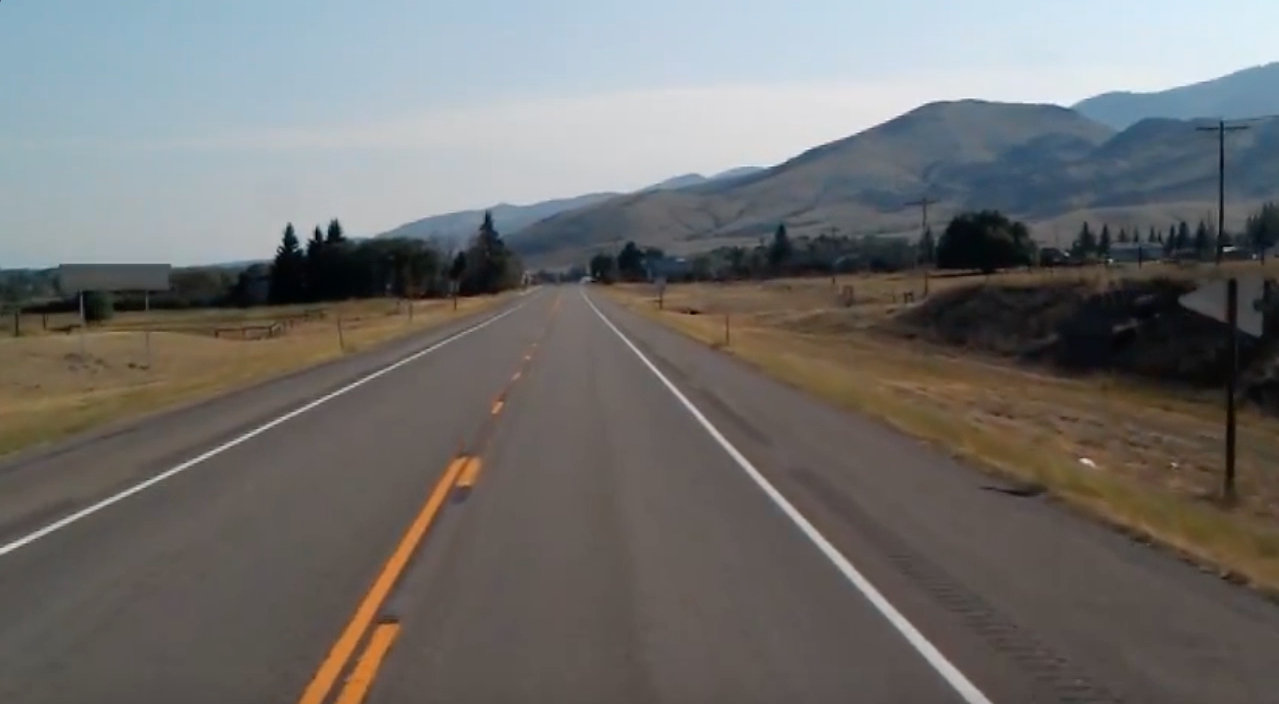
#> input picture lanes/test_image.jpg, 1279 x 704 px
$ python lanes4.py
#> lines starting #> are read from the running program, lines starting #| are printed output that depends on the picture
#> further down, image is the input picture: shape (704, 1279, 3); mean B, G, R 109.7, 111.3, 112.3
#-------------convert canny to a function and see image with matplotlib---------------#

import cv2
import numpy as np
import matplotlib.pyplot as plt #which also has imshow()

def to_canny(image):
	gray = cv2.cvtColor(image,cv2.COLOR_RGB2GRAY)
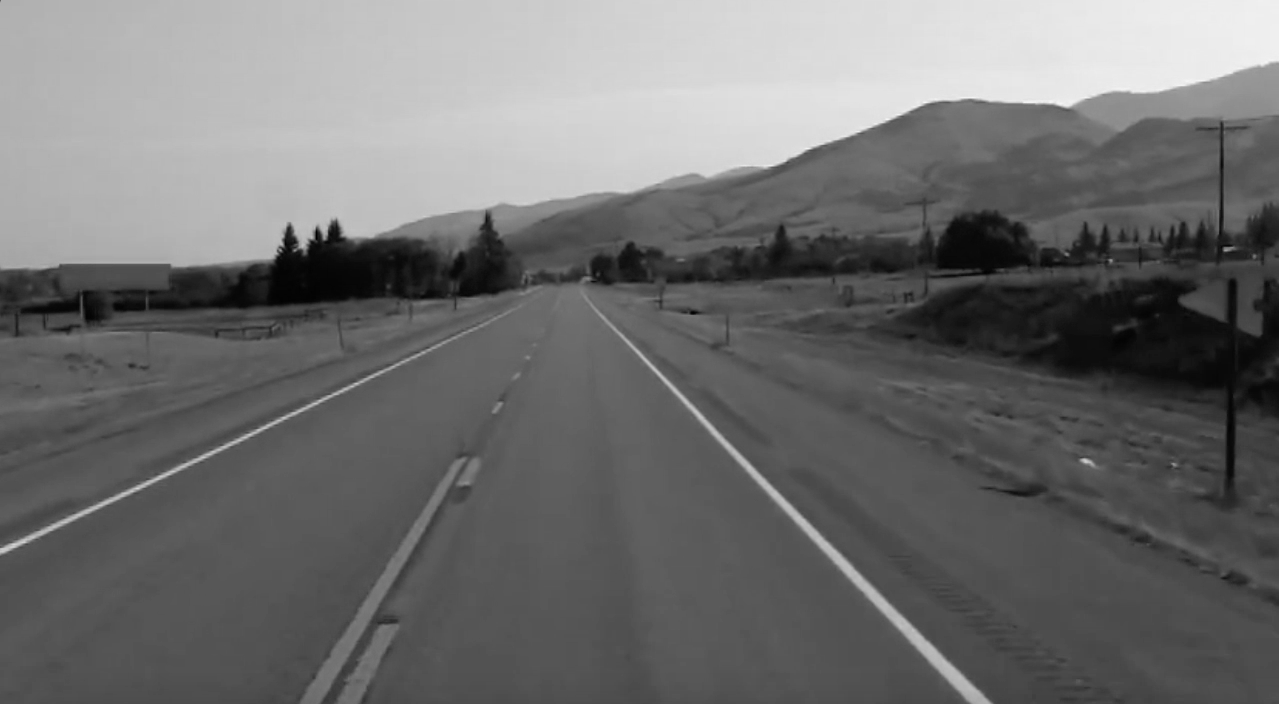
#> gray: shape (704, 1279); min 0, max 246, mean 110.9
	blur = cv2.GaussianBlur(gray,(5,5),0) #3rd Value is the standard deviation
	canny =cv2.Canny(blur,50,150)
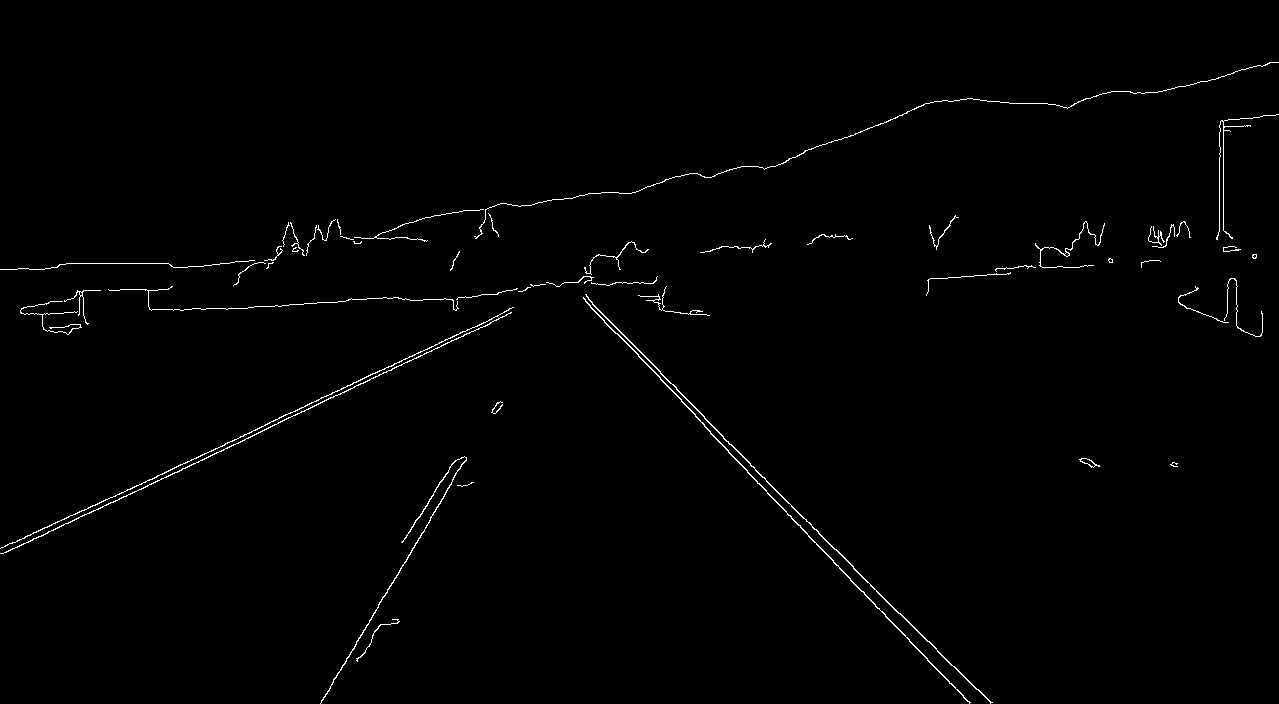
#> canny: shape (704, 1279); 0.91% white in thin lines or dots
	return canny

image = cv2.imread('test_image.jpg')
lane_image = np.copy(image)
canny = to_canny(lane_image)
plt.imshow(image)
plt.imshow(canny)
plt.show()
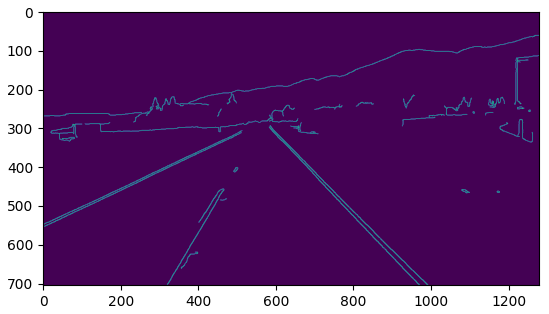
#> figure drawn by matplotlib, 1 panel; B, G, R data is drawn as R, G, B
